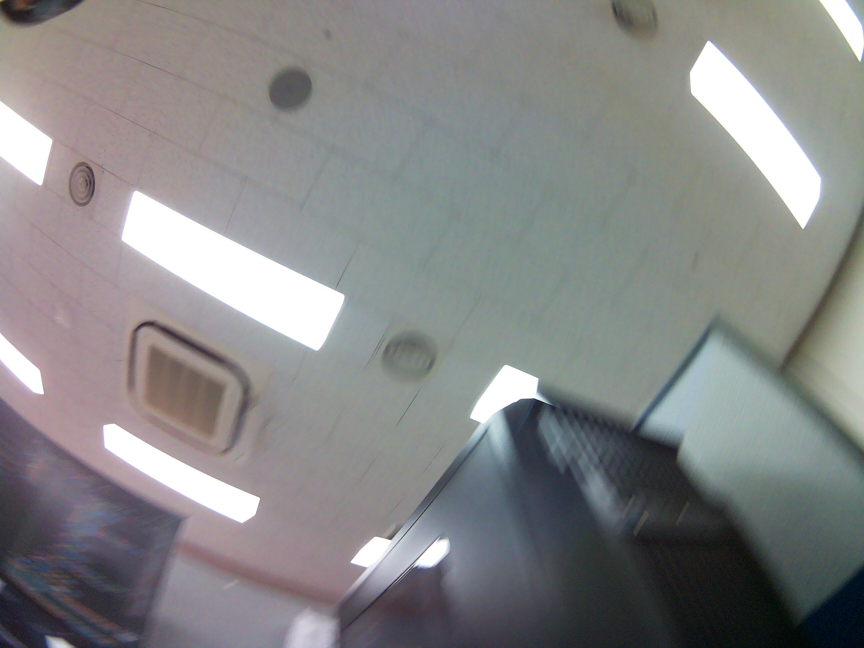
#> input picture captures_gui_20250904_201459/img_t-30_p-165_20250904_201504_650.jpg, 2592 x 1944 px (shown at 1/3 size)
$ python diff_filter_rgb.py
#> lines starting #> are read from the running program, lines starting #| are printed output that depends on the picture; after the words box and inside, x2 and y2 are one past the last pixel; in counts of white or black regions, pixels touching at a corner belong together
#!/usr/bin/env python3
"""
LED 차분 이미지 뷰어 + RGB 채널별 분석기
- 기존 기능: 빨간색 필터링 결과 확인
- 추가 기능: R, G, B 채널을 각각 분리해서 눈으로 확인 (어떤 색 성분이 강한지 분석용)
"""

import cv2
import numpy as np
from tkinter import Tk, filedialog
import os
import sys

def nothing(x):
    pass

def load_image_with_hangul(image_path):
    try:
        with open(image_path, 'rb') as f:
            image_array = np.frombuffer(f.read(), dtype=np.uint8)
        img = cv2.imdecode(image_array, cv2.IMREAD_COLOR)
        return img
    except Exception as e:
        print(f"❌ 이미지 로드 실패: {e}")
        return None

def select_two_images():
    print("\n[시스템] 파일 선택창을 엽니다...")
    root = Tk()
    root.withdraw()
    root.attributes('-topmost', True)

    initial_dir = os.path.dirname(os.path.abspath(__file__))

    print(">> 1. LED ON (빛 받은) 이미지를 선택하세요.")
    path_on = filedialog.askopenfilename(
        initialdir=initial_dir, title="1. LED ON 이미지 선택",
        filetypes=(("이미지 파일", "*.jpg *.jpeg *.png *.bmp"), ("모든 파일", "*.*")),
        parent=root
    )
#> the answer given: ../captures_gui_20250904_201459/img_t-30_p-165_20250904_201504_650.jpg
    if not path_on: root.destroy(); return None, None

    print(">> 2. LED OFF (빛 없는) 이미지를 선택하세요.")
    path_off = filedialog.askopenfilename(
        initialdir=initial_dir, title="2. LED OFF 이미지 선택",
        filetypes=(("이미지 파일", "*.jpg *.jpeg *.png *.bmp"), ("모든 파일", "*.*")),
        parent=root
    )
#> the answer given: ../captures_gui_20250904_201459/img_t-30_p-180_20250904_201504_207.jpg
    if not path_off: root.destroy(); return None, None

    root.destroy()
    return path_on, path_off

# ==========================================
# 메인 실행부
# ==========================================
def main():
    while True:
        # 1. 이미지 선택
        path_on, path_off = select_two_images()
        if not path_on or not path_off:
            print("프로그램을 종료합니다.")
            break

        # 2. 이미지 로드
        img_on = load_image_with_hangul(path_on)
#> in load_image_with_hangul, img is the input picture: shape (1944, 2592, 3); mean B, G, R 134, 133.9, 133.4
        img_off = load_image_with_hangul(path_off)
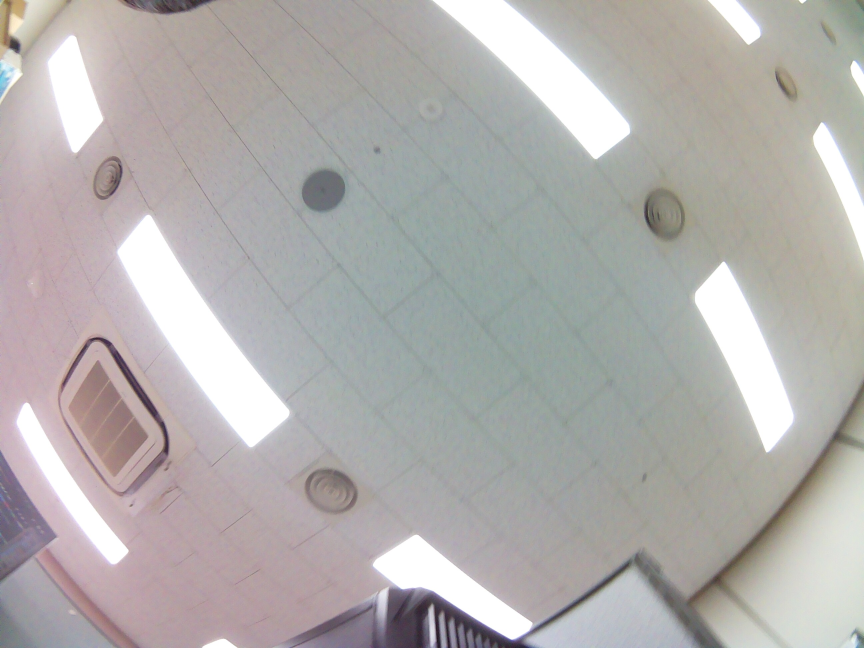
#> input picture captures_gui_20250904_201459/img_t-30_p-180_20250904_201504_207.jpg, 2592 x 1944 px (shown at 1/3 size)
#> in load_image_with_hangul, img is the input picture: shape (1944, 2592, 3); mean B, G, R 173.2, 174.7, 177.7

        if img_on is None or img_off is None:
            continue

        # 3. 차분 계산
        diff = cv2.absdiff(img_on, img_off)

        # 4. 리사이징 (보기 좋게)
        height, width = diff.shape[:2]
#> height = 1944; width = 2592
        scale_ratio = 800 / width
#> scale_ratio = 0.309
        new_dim = (800, int(height * scale_ratio))
#> new_dim = (800, 600)
        diff_resized = cv2.resize(diff, new_dim)

        # 5. 윈도우 생성
        window_name = 'RGB Channel Analyzer'
        cv2.namedWindow(window_name)

        # 슬라이더: 빨간색 최소 밝기
        cv2.createTrackbar('Red Threshold', window_name, 30, 255, nothing)

        print("\n-------------------------------------------")
        print("📊 RGB 채널 분석 모드")
        print("- 위쪽: 원본 차분 / 필터링 결과")
        print("- 아래쪽: R, G, B 채널별 밝기 (하얀색일수록 해당 색상이 강함)")
        print("-------------------------------------------\n")

        while True:
            # 슬라이더 값 읽기
            th = cv2.getTrackbarPos('Red Threshold', window_name)

            # --- [핵심] 채널 분리 ---
            B, G, R = cv2.split(diff_resized)

            # --- [로직] 단순 빨간색 필터 ---
            # 조건 1: 빨간색이 일정 밝기 이상일 것 (th)
            mask_bright = (R > th)
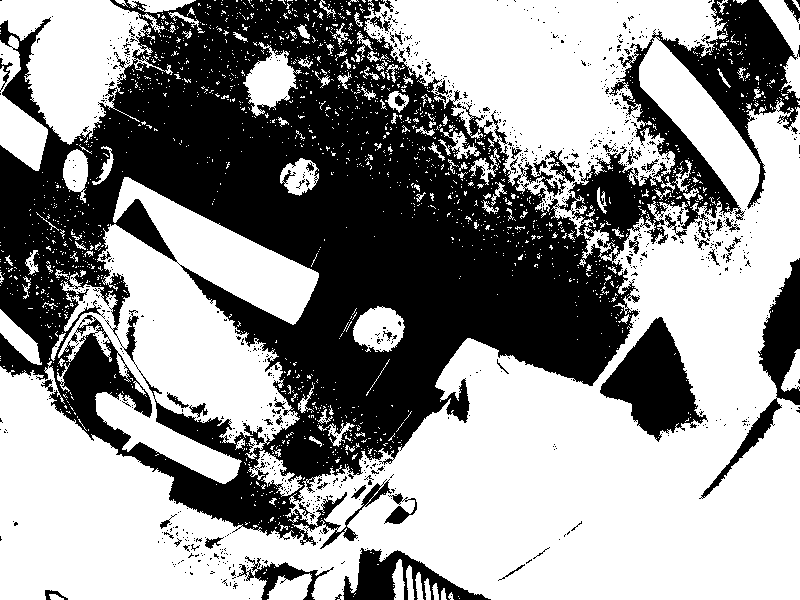
#> mask_bright: shape (600, 800) bool; 57.7% white; 932 black regions (872 under 20 px), largest, box (x1, y1, x2, y2) and area: (0, 0, 800, 549) 182295, (600, 317, 708, 442) 6470, (699, 258, 800, 499) 4447
            # 조건 2: 빨간색이 초록색, 파란색보다 클 것
            mask_color = (R > G) & (R > B)
#> mask_color: shape (600, 800) bool; 44.3% white; 3062 white regions (2681 under 20 px), largest, box (x1, y1, x2, y2) and area: (0, 286, 800, 600) 98703, (248, 0, 800, 306) 58794, (0, 164, 86, 311) 4136

            # 최종 마스크
            mask = mask_bright & mask_color
#> mask: shape (600, 800) bool; 30.6% white; 3014 white regions (2740 under 20 px), largest, box (x1, y1, x2, y2) and area: (0, 286, 800, 600) 92014, (484, 0, 700, 161) 8528, (647, 109, 800, 306) 8299
            mask = mask.astype(np.uint8) * 255

            # 노이즈 제거
            kernel = np.ones((3,3), np.uint8)
            mask = cv2.erode(mask, kernel, iterations=1)
#> mask: shape (600, 800); 18.2% white; 931 white regions (823 under 20 px), largest, box (x1, y1, x2, y2) and area: (588, 291, 800, 595) 25124, (0, 370, 362, 600) 21083, (378, 381, 638, 578) 21040
            mask = cv2.dilate(mask, kernel, iterations=2)
#> mask: shape (600, 800); 31.5% white; 309 white regions (3 under 20 px), largest, box (x1, y1, x2, y2) and area: (0, 289, 800, 600) 100690, (676, 104, 800, 306) 8598, (489, 0, 697, 88) 8510

            # 필터링된 이미지 만들기
            res = cv2.bitwise_and(diff_resized, diff_resized, mask=mask)
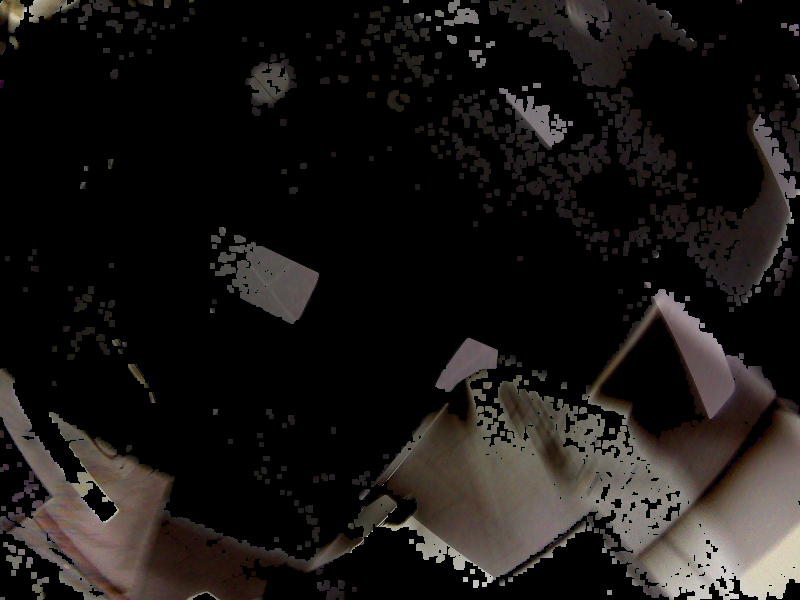
#> res: shape (600, 800, 3); mean B, G, R 21.7, 23.3, 26.3

            # === [시각화] ===

            # 1. 상단: 원본 + 결과 (가로 1600px)
            row_top = np.hstack((diff_resized, res))
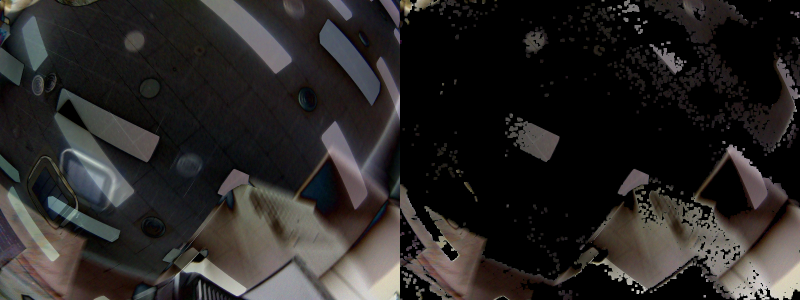
#> row_top: shape (600, 1600, 3) (shown at 1/2 size); mean B, G, R 36.9, 38.1, 40.7

            # 2. 하단: R, G, B 채널 보여주기 (가로 1600px에 맞춰서 3등분)
            # 각각을 3채널(컬러) 이미지로 변환해야 hstack 가능
            R_view = cv2.cvtColor(R, cv2.COLOR_GRAY2BGR)
            G_view = cv2.cvtColor(G, cv2.COLOR_GRAY2BGR)
            B_view = cv2.cvtColor(B, cv2.COLOR_GRAY2BGR)

            # 라벨 표시
            cv2.putText(R_view, "RED Channel (Target)", (10, 30), cv2.FONT_HERSHEY_SIMPLEX, 0.7, (0, 0, 255), 2)
#> R_view: shape (600, 800, 3); mean B, G, R 54.8, 54.8, 55.7
            cv2.putText(G_view, "GREEN Channel (Yellow)", (10, 30), cv2.FONT_HERSHEY_SIMPLEX, 0.7, (0, 255, 0), 2)
#> G_view: shape (600, 800, 3); mean B, G, R 52.8, 53.8, 52.8
            cv2.putText(B_view, "BLUE Channel (Noise)", (10, 30), cv2.FONT_HERSHEY_SIMPLEX, 0.7, (255, 0, 0), 2)
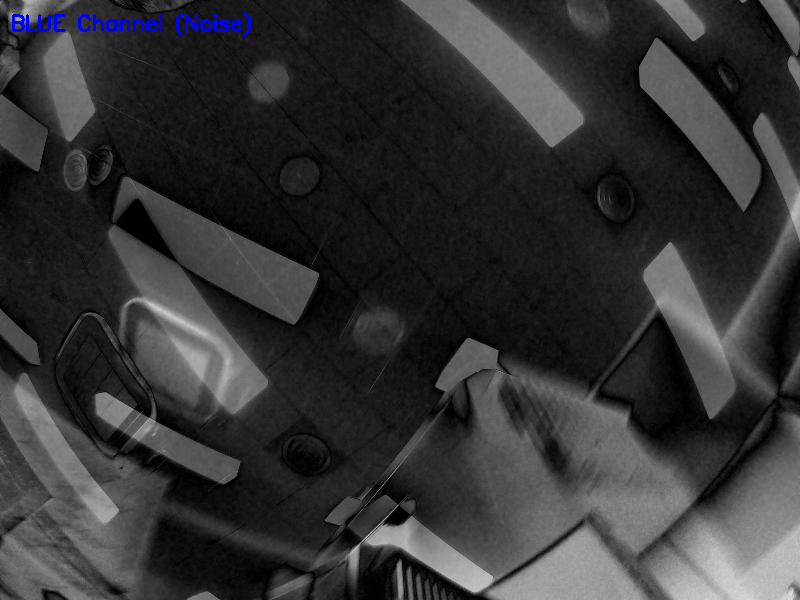
#> B_view: shape (600, 800, 3); mean B, G, R 52.9, 52, 52

            # 하단 3개 이미지를 상단 너비(1600px)에 맞게 리사이징
            # 1600 / 3 = 약 533px
            total_width = row_top.shape[1]
#> total_width = 1600
            sub_width = total_width // 3
#> sub_width = 533
            sub_height = int(height * (sub_width / width)) # 비율 유지
#> sub_height = 399

            R_view = cv2.resize(R_view, (sub_width, sub_height))
#> R_view: shape (399, 533, 3)
            G_view = cv2.resize(G_view, (sub_width, sub_height))
#> G_view: shape (399, 533, 3)
            B_view = cv2.resize(B_view, (total_width - 2*sub_width, sub_height)) # 남은 공간 채우기
#> B_view: shape (399, 534, 3)

            row_bottom = np.hstack((R_view, G_view, B_view))
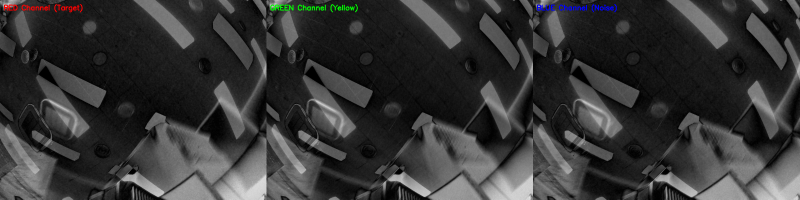
#> row_bottom: shape (399, 1600, 3) (shown at 1/2 size); mean B, G, R 53.4, 53.4, 53.4

            # 상단, 하단 합치기
            # vstack을 위해 width가 같아야 하는데 계산 오차로 1~2픽셀 다를 수 있음 -> 리사이징으로 맞춤
            if row_top.shape[1] != row_bottom.shape[1]:
                 row_bottom = cv2.resize(row_bottom, (row_top.shape[1], row_bottom.shape[0]))

            final_view = np.vstack((row_top, row_bottom))

            # 안내 문구 추가
            cv2.putText(final_view, "Original Diff", (10, 30), cv2.FONT_HERSHEY_SIMPLEX, 0.7, (255, 255, 255), 2)
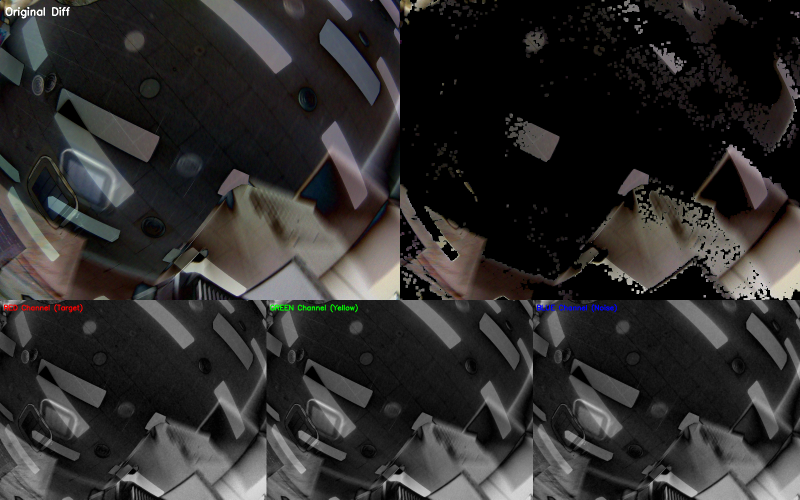
#> final_view: shape (999, 1600, 3) (shown at 1/2 size); mean B, G, R 43.6, 44.4, 45.9
            cv2.putText(final_view, f"Filtered Result (Th={th})", (width + 10, 30), cv2.FONT_HERSHEY_SIMPLEX, 0.7, (0, 255, 255), 2)

            cv2.imshow(window_name, final_view)

            # 키 입력 처리
            key = cv2.waitKey(1) & 0xFF
#> (key q is pressed here)
            if key == ord('q') or key == ord('Q'):
                cv2.destroyAllWindows()
                return
            elif key == ord('r') or key == ord('R'):
                break

        cv2.destroyAllWindows()

if __name__ == "__main__":
    main()
